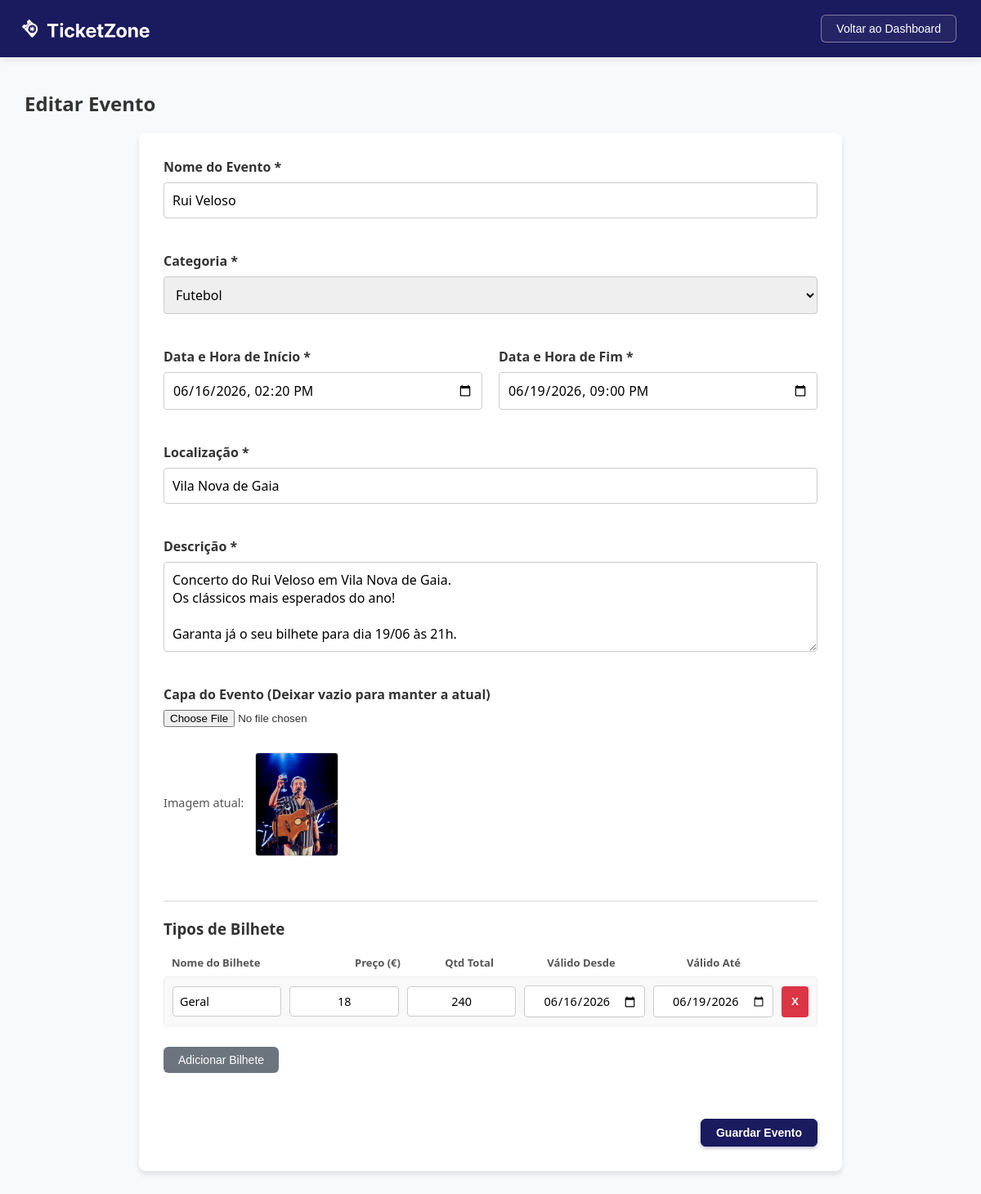
The app's page /eventos.php?id=10 (signed in) with its own data.
### tables this page shows
CREATE TABLE "eventos" (
            id INTEGER PRIMARY KEY AUTOINCREMENT,
            nome TEXT NOT NULL,
            descricao TEXT,
            data_inicio TEXT NOT NULL,
            data_fim TEXT NOT NULL,
            local TEXT NOT NULL,
            imagem TEXT,
            estado TEXT DEFAULT 'ativo' CHECK(estado IN ('ativo', 'cancelado', 'expirado')),
            id_categoria INTEGER,
            id_admin INTEGER,
            FOREIGN KEY (id_categoria) REFERENCES categorias(id),
            FOREIGN KEY (id_admin) REFERENCES utilizadores(id)
        );

CREATE TABLE categorias (
        id INTEGER PRIMARY KEY AUTOINCREMENT,
        nome TEXT NOT NULL UNIQUE
    );

CREATE TABLE tipos_bilhete (
        id INTEGER PRIMARY KEY AUTOINCREMENT,
        id_evento INTEGER,
        nome TEXT NOT NULL,
        preco REAL NOT NULL,
        qtd_total INTEGER NOT NULL,
        qtd_disponivel INTEGER NOT NULL, data_valido_inicio TEXT DEFAULT '2026-01-01', data_valido_fim TEXT DEFAULT '2026-12-31',
        FOREIGN KEY (id_evento) REFERENCES "eventos"(id) ON DELETE CASCADE
    );

### eventos.php (the view, shortened to what this page needs)
<?php
$db = new SQLite3('ticketzone.db');
$categorias_query = $db->query("SELECT id, nome FROM categorias");
$categorias = [];
while ($row = $categorias_query->fetchArray(SQLITE3_ASSOC)) {
    $categorias[] = $row;
}
$modo = 'Criar';
$evento = null;
$bilhetes = [];
if (isset($_GET['id'])) {
    $modo = 'Editar';
    $stmt = $db->prepare("SELECT * FROM eventos WHERE id = :id");
    $stmt->bindValue(':id', $_GET['id'], SQLITE3_INTEGER);
    $result = $stmt->execute();
    $evento = $result->fetchArray(SQLITE3_ASSOC);
    $stmt_bilhetes = $db->prepare("SELECT * FROM tipos_bilhete WHERE id_evento = :id");
    $stmt_bilhetes->bindValue(':id', $_GET['id'], SQLITE3_INTEGER);
    $res_bilhetes = $stmt_bilhetes->execute();
    while ($b = $res_bilhetes->fetchArray(SQLITE3_ASSOC)) {
        $bilhetes[] = $b;
    }
}
?>
<!DOCTYPE html>
<html lang="pt">
<head>
    <link rel="stylesheet" href="styles/admin.css?v=<?= time() ?>">
    <link rel="stylesheet" href="styles/eventos.css">
</head>
<body>
    <nav>
        <div class="logo-nav">
            <img src="images/logo.png" alt="Logo TicketZone">
        </div>
        <div class="botoes-nav">
            <button class="botao botao-voltar" onclick="location.href='admin.php'">Voltar ao Dashboard</button>
        </div>
    </nav>
    <main>
        <h2><?= $modo ?> Evento</h2>
        <form action="scripts/processar_evento.php" method="POST" id="formEvento" enctype="multipart/form-data">
            <div class="grupo-form">
                <label for="nome">Nome do Evento *</label>
                <input type="text" id="nome" name="nome" value="<?= $evento ? htmlspecialchars($evento['nome']) : '' ?>">
                <span class="erro-msg" id="erro_nome"></span>
            </div>
            <div class="grupo-form">
                <label for="id_categoria">Categoria *</label>
                <select id="id_categoria" name="id_categoria">
                    <?php foreach ($categorias as $cat): ?>
                        <option value="<?= $cat['id'] ?>" <?= ($evento && $evento['id_categoria'] == $cat['id']) ? 'selected' : '' ?>>
                            <?= htmlspecialchars($cat['nome']) ?>
                        </option>
                    <?php endforeach; ?>
                </select>
                <span class="erro-msg" id="erro_categoria"></span>
            </div>
            <div class="grupo-form duplo">
                <div>
                    <label for="data_inicio">Data e Hora de Início *</label>
                    <input type="datetime-local" id="data_inicio" name="data_inicio" value="<?= $evento ? htmlspecialchars($evento['data_inicio']) : '' ?>">
                    <span class="erro-msg" id="erro_data_inicio"></span>
                </div>
                <div>
                    <label for="data_fim">Data e Hora de Fim *</label>
                    <input type="datetime-local" id="data_fim" name="data_fim" value="<?= $evento ? htmlspecialchars($evento['data_fim']) : '' ?>">
                    <span class="erro-msg" id="erro_data_fim"></span>
                </div>
            </div>
            <div class="grupo-form">
                <label for="local">Localização *</label>
                <input type="text" id="local" name="local" value="<?= $evento ? htmlspecialchars($evento['local']) : '' ?>">
                <span class="erro-msg" id="erro_local"></span>
            </div>
            <div class="grupo-form">
                <label for="descricao">Descrição *</label>
                <textarea id="descricao" name="descricao" rows="4"><?= $evento ? htmlspecialchars($evento['descricao']) : '' ?></textarea>
                <span class="erro-msg" id="erro_descricao"></span>
            </div>
            <div class="grupo-form">
                <label for="imagem">Capa do Evento <?= $evento ? '(Deixar vazio para manter a atual)' : '*' ?></label>
                <input type="file" id="imagem" name="imagem" accept="image/*">
                <span class="erro-msg" id="erro_imagem"></span>
                <?php if ($evento && $evento['imagem']): ?>
                    <p class="img-atual">Imagem atual: <img src="<?= htmlspecialchars($evento['imagem']) ?>" width="100"></p>
                <?php endif; ?>
            </div>
            <hr class="divisor-linha">
            <h3 style="margin-bottom: 20px;">Tipos de Bilhete</h3>
            <div class="cabecalho-bilhetes">
                <div>Nome do Bilhete</div>
                <div>Preço (€)</div>
                <div>Qtd Total</div>
                <div>Válido Desde</div>
                <div>Válido Até</div>
            </div>
            <div id="container-bilhetes">
                <?php if (empty($bilhetes)): ?>
                    <div class="linha-bilhete">
                        <input type="hidden" name="bilhete_id[]" value="0">
                        <input type="text" name="bilhete_nome[]" placeholder="Ex: VIP" class="input-bilhete">
                        <input type="number" step="0.01" min="0" name="bilhete_preco[]" placeholder="Preço" class="input-bilhete">
                        <input type="number" min="1" name="bilhete_qtd[]" placeholder="Qtd" class="input-bilhete">
                        <input type="date" name="bilhete_d_ini[]" title="Válido a partir de" class="input-bilhete">
                        <input type="date" name="bilhete_d_fim[]" title="Válido até" class="input-bilhete">
                        <button type="button" class="btn-remover-bilhete" onclick="this.parentElement.remove()">X</button>
                    </div>
                <?php else: ?>
                    <?php foreach ($bilhetes as $b): ?>
                        <div class="linha-bilhete">
                            <input type="text" name="bilhete_nome[]" value="<?= htmlspecialchars($b['nome']) ?>" placeholder="Ex: VIP" class="input-bilhete">
                            <input type="number" step="0.01" min="0" name="bilhete_preco[]" value="<?= $b['preco'] ?>" placeholder="Preço" class="input-bilhete">
                            <input type="number" min="1" name="bilhete_qtd[]" value="<?= $b['qtd_total'] ?>" placeholder="Qtd" class="input-bilhete">
                            <input type="date" name="bilhete_d_ini[]" value="<?= $b['data_valido_inicio'] ?>" class="input-bilhete">
                            <input type="date" name="bilhete_d_fim[]" value="<?= $b['data_valido_fim'] ?>" class="input-bilhete">
                            <button type="button" class="btn-remover-bilhete" onclick="this.parentElement.remove()">X</button>
                        </div>
                    <?php endforeach; ?>
                <?php endif; ?>
            </div>
            <button type="button" class="botao" id="btn-add-bilhete" style="background-color: #6c757d; border: none; color: white; margin-top: 10px;">Adicionar Bilhete</button>
            <span class="erro-msg" id="erro_bilhetes" style="display:block; margin-top:10px;"></span>
            <div class="acoes-form">
                <button type="submit" class="botao botao-criar">Guardar Evento</button>
            </div>
        </form>
    </main>
</body>
</html>

### styles/admin.css (style rules this page uses)
body { font-family: 'Segoe UI', Tahoma, Geneva, Verdana, sans-serif; background-color: #f8f9fa; margin: 0; padding: 0; color: #333; }
nav { background-color: #1a1a5e; padding: 0px 30px; display: flex; justify-content: space-between; align-items: center; height: 70px; box-shadow: 0 2px 10px rgba(0,0,0,0.1); }
.logo-nav { color: white; font-size: 20px; font-weight: bold; display: flex; align-items: center; }
.logo-nav img { height: 300px; margin-left: -80px; display: block; }
.botoes-nav { display: flex; gap: 15px; }
.botao { padding: 8px 18px; border-radius: 6px; font-size: 14px; font-weight: 500; cursor: pointer; transition: all 0.3s ease; display: inline-flex; align-items: center; justify-content: center; }
.botao-criar { background-color: #1a1a5e; color: white; border: 1px solid #1a1a5e; box-shadow: 0 2px 4px rgba(26, 26, 94, 0.3); font-weight: 600; }
.botao-voltar { background-color: rgba(255, 255, 255, 0.05); color: white; border: 1px solid rgba(255, 255, 255, 0.4); }
main { max-width: 95%; margin: 40px auto; padding: 0 20px; }
.divisor-linha { margin: 40px 0 20px 0; border: 0; border-top: 2px solid #eaeaea; }
.cabecalho-bilhetes, .linha-bilhete { display: grid; grid-template-columns: 2fr 1fr 1fr 1.5fr 1.5fr 40px; gap: 12px; align-items: center; }
.cabecalho-bilhetes { font-weight: 600; font-size: 13px; color: #555; margin-bottom: 8px; }
.cabecalho-bilhetes > div { text-align: center; }
.cabecalho-bilhetes > div:first-child { text-align: left; padding-left: 10px; }
.linha-bilhete { margin-bottom: 12px; }
.input-bilhete { width: 100%; padding: 10px; border: 1px solid #ccc; border-radius: 6px; font-family: inherit; font-size: 14px; box-sizing: border-box; transition: border-color 0.2s; }
.linha-bilhete input:not([name="bilhete_nome[]"]) { text-align: center; }
input[type="number"] { -moz-appearance: textfield; }
.btn-remover-bilhete { height: 38px; background-color: #ffeaea; color: #dc3545; border: 1px solid #ffc1c1; border-radius: 6px; cursor: pointer; font-weight: bold; transition: all 0.2s ease; display: flex; align-items: center; justify-content: center; }
.acoes-form { margin-top: 30px; text-align: right; }

### styles/eventos.css (style rules this page uses)
main form { background-color: #fff; padding: 30px; border-radius: 8px; box-shadow: 0 4px 6px rgba(0,0,0,0.1); max-width: 800px; margin: 0 auto; }
.grupo-form { margin-bottom: 20px; display: flex; flex-direction: column; }
.grupo-form label { font-weight: bold; margin-bottom: 8px; color: #333; }
.grupo-form input[type="text"], .grupo-form input[type="datetime-local"], .grupo-form select, .grupo-form textarea { padding: 10px; border: 1px solid #ccc; border-radius: 4px; font-size: 1rem; font-family: inherit; transition: border-color 0.3s; }
.grupo-form.duplo { flex-direction: row; gap: 20px; }
.grupo-form.duplo div { flex: 1; display: flex; flex-direction: column; }
.erro-msg { color: red; font-size: 0.85rem; margin-top: 5px; min-height: 16px; }
.img-atual { margin-top: 10px; font-size: 0.9rem; color: #555; }
.img-atual img { border-radius: 4px; vertical-align: middle; margin-left: 10px; border: 1px solid #ddd; }
.acoes-form { text-align: right; margin-top: 30px; }
.linha-bilhete { display: flex; gap: 10px; margin-bottom: 15px; align-items: center; background-color: #f9f9f9; padding: 10px; border-radius: 4px; border: 1px solid #eee; }
.input-bilhete { flex: 1; padding: 8px; border: 1px solid #ccc; border-radius: 4px; font-size: 0.9rem; }
.btn-remover-bilhete { background-color: #dc3545; color: white; border: none; border-radius: 4px; padding: 8px 12px; cursor: pointer; font-weight: bold; }

### records on screen
eventos: nome "Rui Veloso", id_categoria "Futebol", data_inicio "06/16/2026 14:20", data_fim "06/19/2026 21:00", local "Vila Nova de Gaia", descricao "Concerto do Rui Veloso em Vila Nova de Gaia. Os clássicos mais esperados do ano! Garanta já o seu bilhete para dia 19/06 às 21h.", imagem (picture)
tipos_bilhete: nome "Geral", preco "18", qtd_total "240", data_valido_inicio "06/16/2026", data_valido_fim "06/19/2026"

### other values on screen
$modo "Editar"
